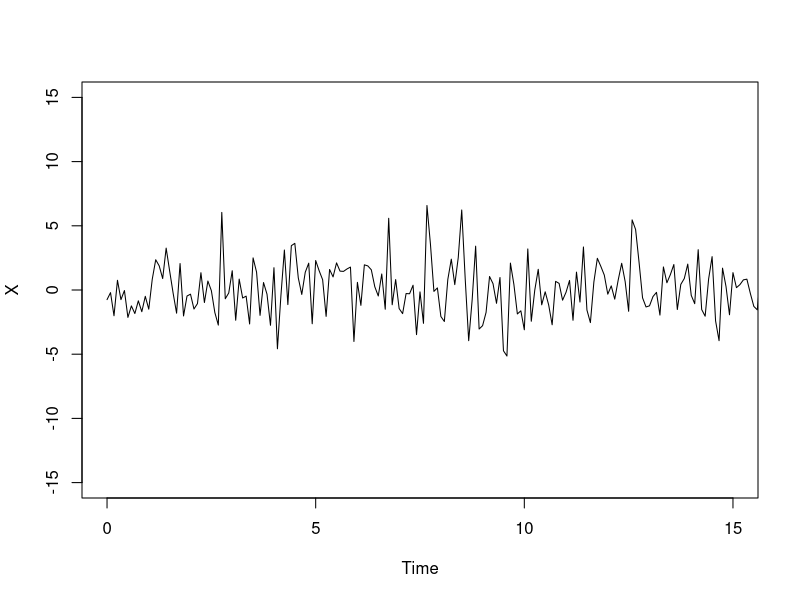
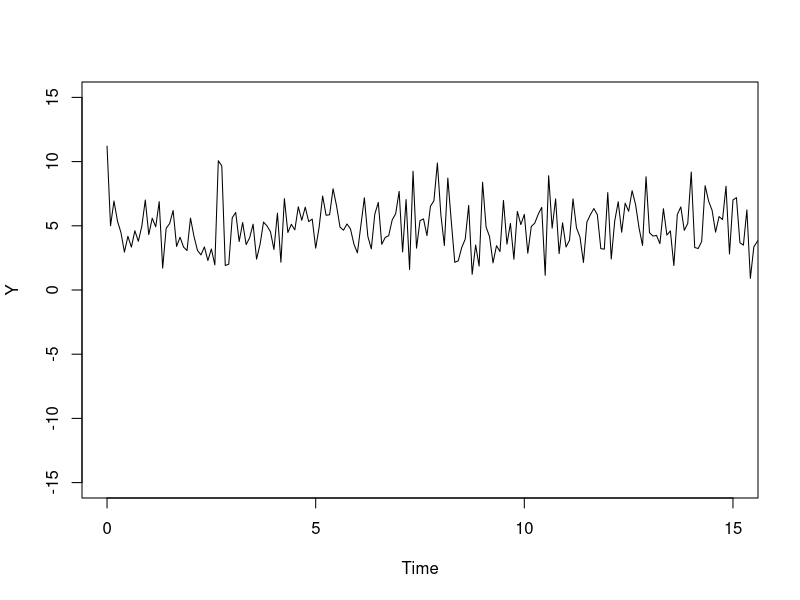
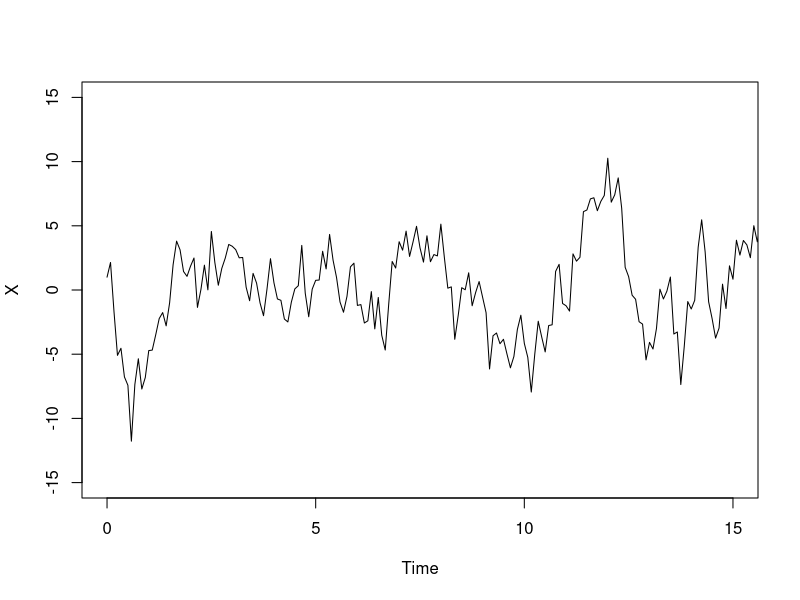
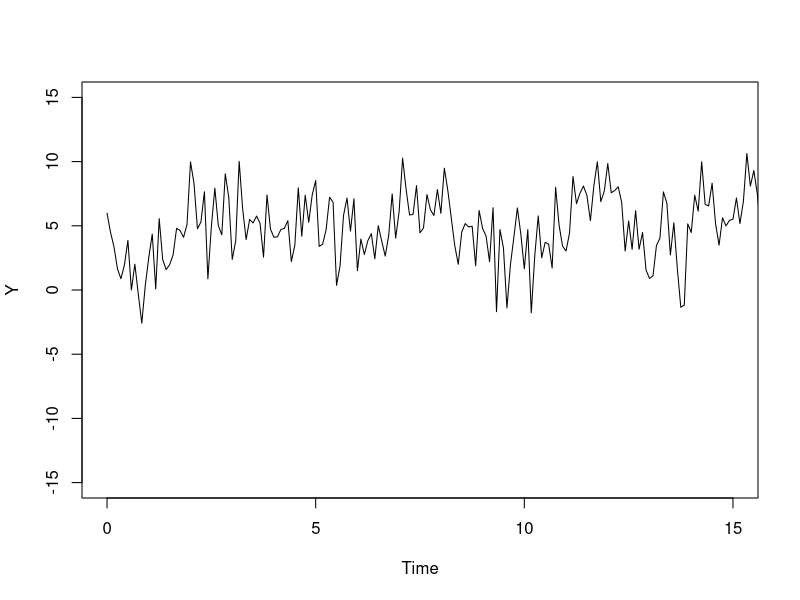
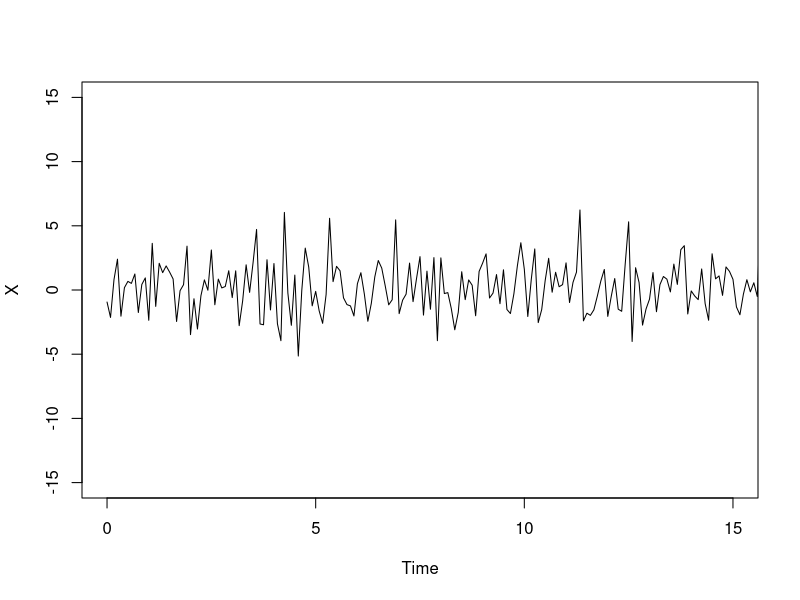
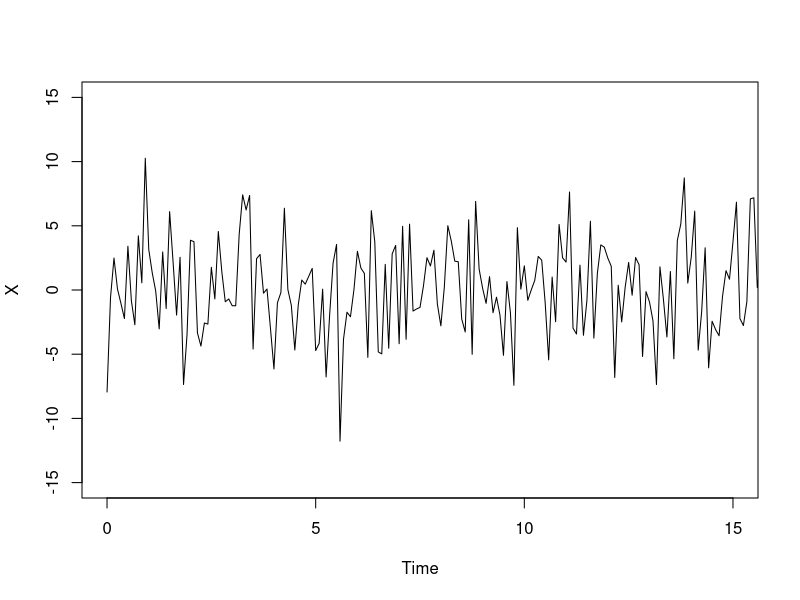
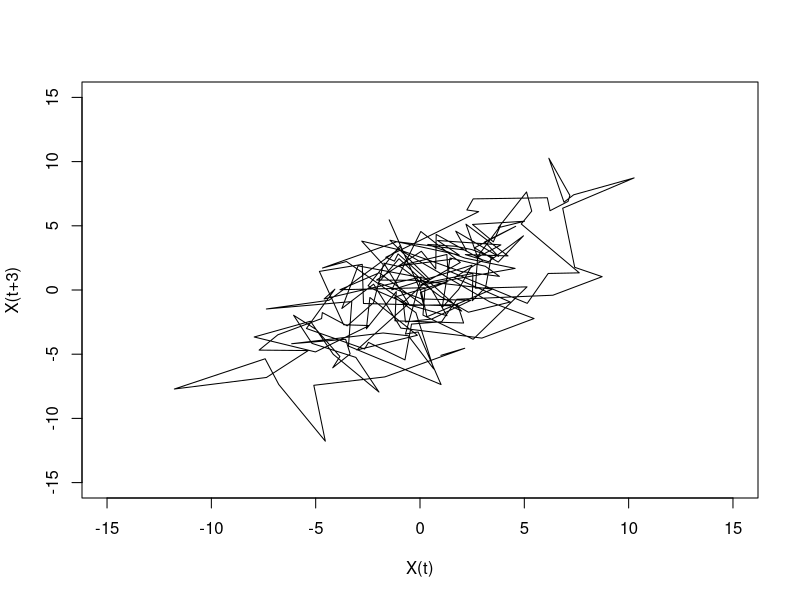
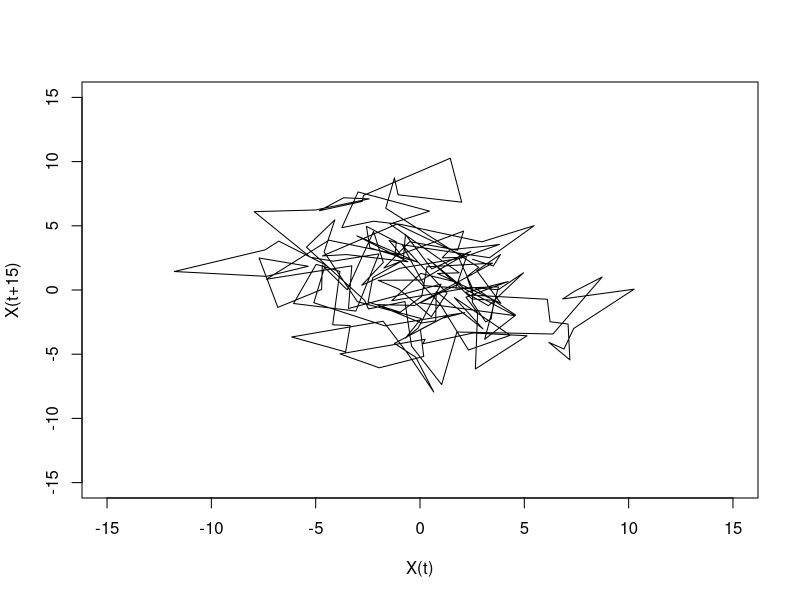

The R script that drew these images, in order: (Note: this script raises an error after producing the figures.)
# ------------------------------------------------------
# Program: TimeSeries2.R 
#  Author: Steven M. Boker
#    Date: Sun May 14 11:22:12 EDT 2017
#
#  Timeseries, State Space and Vector Plots Part 2
#
# ------------------------------------------------------

# ------------------------------------------------
# Load required libraries. 

library(lattice)
library(stats)

# ------------------------------------------------------
#  Create an error-free autoregressive time series and 
#  synchronous cross-regression relation
#  starting far from equilibrium

tX0 <- rep(NA, 201)
tX0[1] <- 100
for (i in 2:201) {
   tX0[i] <- .9 * tX0[i-1]
}

tY0 <- 5 + .5 * tX0 + rnorm(201, mean=0, sd=2)
tX0 <- tX0 + rnorm(201, mean=0, sd=2)

# ------------------------------------------------------
#  Create an error-free autoregressive time series and 
#  synchronous cross-regression relation 
#  starting at equilibrium

tX1 <- rep(NA, 201)
tX1[1] <- 1
for (i in 2:201) {
   tX1[i] <- .9 * tX1[i-1]
}

tY1 <- 5 + .5 * tX1 + rnorm(201, mean=0, sd=2)
tX1 <- tX1 + rnorm(201, mean=0, sd=2)

# ------------------------------------------------------
#  Create a timeseries of tX1
 
tTime <- seq(0,1000, by=5)/60
tData1a <- data.frame(x=tX1, y=tY1, time=tTime)

pdf("TimeSeries2TSPlot1aX.pdf", height=5, width=6)
plot(c(0,15), c(-15,15), 
     xlab="Time",
     ylab="X",
     type='n',
     pch=1)
lines(tData1a$time, tData1a$x, type='l')
dev.off()

pdf("TimeSeries2TSPlot1aY.pdf", height=5, width=6)
plot(c(0,15), c(-15,15), 
     xlab="Time",
     ylab="Y",
     type='n',
     pch=1)
lines(tData1a$time, tData1a$y, type='l')
dev.off()


#####################
#   MARKER A
#####################

# ------------------------------------------------------
#  Create an error dependent autoregressive time series and 
#  synchronous cross-regression relation

tX2 <- rep(NA, 201)
tX2[1] <- 1
for (i in 2:201) {
   tX2[i] <- .9 * tX2[i-1] + rnorm(1, mean=0, sd=2)
}

tY2 <- 5 + .5 * tX2 + rnorm(201, mean=0, sd=2)

tTime <- seq(0,1000, by=5)/60
tData2 <- data.frame(x=tX2, y=tY2, time=tTime)
summary(tData2)

pdf("TimeSeries2TSPlot2X.pdf", height=5, width=6)
plot(c(0,15), c(-15,15), 
     xlab="Time",
     ylab="X",
     type='n',
     pch=1)
lines(tData2$time, tData2$x, type='l')
dev.off()

pdf("TimeSeries2TSPlot2Y.pdf", height=5, width=6)
plot(c(0,15), c(-15,15), 
     xlab="Time",
     ylab="Y",
     type='n',
     pch=1)
lines(tData2$time, tData2$y, type='l')
dev.off()


#####################
#   MARKER B
#####################

# ------------------------------------------------------
#  Create a scrambled timeseries of tX1
 
tTimeRand1 <- order(runif(201,0,1))
tData1b <- data.frame(x=tX1[tTimeRand1], time=tTime)


pdf("TimeSeries2TSPlot1Xb.pdf", height=5, width=6)
plot(c(0,15), c(-15,15), 
     xlab="Time",
     ylab="X",
     type='n',
     pch=1)
lines(tData1b$time, tData1b$x, type='l')
dev.off()


#####################
#   MARKER C
#####################

# ------------------------------------------------------
#  Create a scrambled timeseries of tX2
 
tTimeRand2 <- order(runif(201,0,1))
tData2b <- data.frame(x=tX2[tTimeRand2], time=tTime)


pdf("TimeSeries2TSPlot2Xb.pdf", height=5, width=6)
plot(c(0,15), c(-15,15), 
     xlab="Time",
     ylab="X",
     type='n',
     pch=1)
lines(tData2b$time, tData2b$x, type='l')
dev.off()

#####################
#   MARKER D
#####################

# ------------------------------------------------------
#  Create a time-lagged timeseries of tX2
 
tau <- 3
tLen <- length(tX2)
tDataLag2 <- data.frame(x1=tX2[1:(tLen-tau)], x2=tX2[(1+tau):tLen])


pdf("TimeSeries2SSPlot1.pdf", height=5, width=5)
plot(c(-15,15), c(-15,15), 
     xlab="X(t)",
     ylab="X(t+3)",
     type='n',
     pch=1)
lines(tDataLag2$x1, tDataLag2$x2, type='l')
dev.off()

tau <- 15
tLen <- length(tX2)
tDataLag2 <- data.frame(x1=tX2[1:(tLen-tau)], x2=tX2[(1+tau):tLen])

pdf("TimeSeries2SSPlot1-10.pdf", height=5, width=5)
plot(c(-15,15), c(-15,15), 
     xlab="X(t)",
     ylab="X(t+15)",
     type='n',
     pch=1)
lines(tDataLag2$x1, tDataLag2$x2, type='l')
dev.off()

tau <- 3
tLen <- length(tX2)
tDataLag2Scram <- data.frame(x1=tData2b$x[1:(tLen-tau)], 
                        x2=tData2b$x[(1+tau):tLen])


pdf("TimeSeries2SSPlot2.pdf", height=5, width=5)
plot(c(-15,15), c(-15,15), 
     xlab="X(t)",
     ylab="X(t+3)",
     type='n',
     pch=1)
lines(tDataLag2Scram$x1, tDataLag2Scram$x2, type='l')
dev.off()


# ------------------------------------------------------
#  Create an autocorrelation function plot of tX0
#  the timeseries far from equilibrium
 
pdf("TimeSeries2TSPlotX0.pdf", height=5, width=6)
plot(c(0,15), c(-10,100), 
     xlab="Time",
     ylab="X",
     type='n',
     pch=1)
lines(tTime, tX0, type='l')
dev.off()

#####################
#   MARKER E
#####################

maxTau <- 100
tLen <- length(tX0)
tACF1 <- rep(NA, maxTau+1)

for (tau in (0:maxTau)) {
   t1 <- tX0[1:(tLen-tau)]
   t2 <- tX0[(1+tau):tLen]
   tSelect <- !is.na(t1) & !is.na(t2)
   if (length(t1[tSelect]) < 5) next
   tACF1[tau+1] <- cor(t1[tSelect], t2[tSelect])
}

backward <- seq(maxTau+1, 2, by= -1)
pdf("TimeSeries2ACF0.pdf", height=5, width=6)
plot(c(-maxTau,maxTau), c(-1,1), type="n",
     xlab="Lag",
     ylab="Autocorrelation")
lines(c(-maxTau:maxTau), c(tACF1[backward],tACF1), type="l", lty=1)
lines(c(-maxTau,maxTau), c(0,0), type="l", lty=2)
dev.off()


# ------------------------------------------------------
#  Create an autocorrelation function plot of tX1
 
maxTau <- 100
tLen <- length(tX1)
tACF1 <- rep(NA, maxTau+1)

for (tau in (0:maxTau)) {
   t1 <- tX1[1:(tLen-tau)]
   t2 <- tX1[(1+tau):tLen]
   tSelect <- !is.na(t1) & !is.na(t2)
   if (length(t1[tSelect]) < 5) next
   tACF1[tau+1] <- cor(t1[tSelect], t2[tSelect])
}

backward <- seq(maxTau+1, 2, by= -1)
pdf("TimeSeries2ACF1.pdf", height=5, width=6)
plot(c(-maxTau,maxTau), c(-1,1), type="n",
     xlab="Lag",
     ylab="Autocorrelation")
lines(c(-maxTau:maxTau), c(tACF1[backward],tACF1), type="l", lty=1)
lines(c(-maxTau,maxTau), c(0,0), type="l", lty=2)
dev.off()

# ------------------------------------------------------
#  Create an autocorrelation function plot of tX2
 
maxTau <- 100
tLen <- length(tX2)
tACF2 <- rep(NA, maxTau+1)

for (tau in (0:maxTau)) {
   t1 <- tX2[1:(tLen-tau)]
   t2 <- tX2[(1+tau):tLen]
   tSelect <- !is.na(t1) & !is.na(t2)
   if (length(t1[tSelect]) < 5) next
   tACF2[tau+1] <- cor(t1[tSelect], t2[tSelect])
}

backward <- seq(maxTau+1, 2, by= -1)
pdf("TimeSeries2ACF2.pdf", height=5, width=6)
plot(c(-maxTau,maxTau), c(-1,1), type="n",
     xlab="Lag",
     ylab="Autocorrelation")
lines(c(-maxTau:maxTau), c(tACF2[backward],tACF2), type="l", lty=1)
lines(c(-maxTau,maxTau), c(0,0), type="l", lty=2)
dev.off()

#####################
#   MARKER F
#####################

# ------------------------------------------------------
#  Using the acf() function from the library(stats)
 
pdf("TimeSeries2ACF0b.pdf", height=5, width=6)
tACF = acf(tX0, 
           lag.max=maxTau, 
           type="correlation", 
           plot=FALSE, 
           na.action=na.fail)
plot(tACF, 
     main="",
     ci=.95, 
     ci.col="blue", 
     ci.type="white",
     type="l", 
     cex=1.25)
dev.off()

pdf("TimeSeries2ACF1b.pdf", height=5, width=6)
tACF = acf(tX1, 
           lag.max=maxTau, 
           type="correlation", 
           plot=FALSE, 
           na.action=na.fail)
plot(tACF, 
     main="",
     ci=.95, 
     ci.col="blue", 
     ci.type="white",
     type="l", 
     cex=1.25)
dev.off()

pdf("TimeSeries2ACF2b.pdf", height=5, width=6)
tACF = acf(tX2, 
           lag.max=maxTau, 
           type="correlation", 
           plot=FALSE, 
           na.action=na.fail)
plot(tACF, 
     main="",
     ci=.95, 
     ci.col="blue", 
     ci.type="white",
     type="l", 
     cex=1.25)
dev.off()

pdf("TimeSeries2ACF2bMA.pdf", height=5, width=6)
tACF = acf(tX2, 
           lag.max=maxTau, 
           type="correlation", 
           plot=FALSE, 
           na.action=na.fail)
plot(tACF, 
     main="",
     ci=.95, 
     ci.col="blue", 
     ci.type="ma",
     type="l", 
     cex=1.25)
dev.off()

#####################
#   MARKER G
#####################

# ------------------------------------------------------
#  Create a cyclic time series and 
#  synchronous cross-regression relation

tX3 <- sin(seq(0,20, by=.2)) * .5
tY3 <- 5 + .5 * tX3 + rnorm(101,mean=0, sd=.5)
tX3 <- tX3 + rnorm(101,mean=0,sd=.5)

tData3 <- data.frame(x=tX3,y=tY3)
summary(tData3)

# ------------------------------------------------------
#  Create a timeseries plot of tX3

tLen <- length(tX3)
pdf("TimeSeries2TSPlot4.pdf", height=5, width=6)
plot(c(0,tLen), c(-2,2),
     xlab="Time",
     ylab="X",
     type='n',
     pch=1)
lines(c(1:tLen), tX3, type="l", lty=1)
lines(c(0,tLen), c(0,0), type="l", lty=2)
dev.off()


# ------------------------------------------------------
#  Create an autocorrelation function plot of tX3
 
maxTau <- 100
tLen <- length(tX3)
tACF3 <- rep(NA, maxTau+1)

for (tau in (0:maxTau)) {
   t1 <- tX3[1:(tLen-tau)]
   t2 <- tX3[(1+tau):tLen]
   tSelect <- !is.na(t1) & !is.na(t2)
   if (length(t1[tSelect]) < 5) next
   tACF3[tau+1] <- cor(t1[tSelect], t2[tSelect])
}

backward <- seq(maxTau+1, 2, by= -1)
pdf("TimeSeries2ACF3.pdf", height=5, width=6)
plot(c(-maxTau,maxTau), c(-1,1), type="n",
     xlab="Lag",
     ylab="Autocorrelation")
lines(c(-maxTau:maxTau), c(tACF3[backward],tACF3), type="l", lty=1)
lines(c(-maxTau,maxTau), c(0,0), type="l", lty=2)
dev.off()

pdf("TimeSeries2ACF3b.pdf", height=5, width=6)
tACF = acf(tX3, 
           lag.max=maxTau, 
           type="correlation", 
           plot=FALSE, 
           na.action=na.fail)
plot(tACF, 
     main="",
     ci=.95, 
     ci.col="blue", 
     ci.type="white",
     type="l", 
     cex=1.25)
dev.off()


# ------------------------------------------------------
#  Create a series of State Space Plots of tX3
 
tLen <- length(tX3)

for(tTau in seq(1, 30, by=2)) {
    tFrame <- data.frame(x1=tX3[1:(tLen-tTau)], x2=tX3[(1+tTau):tLen])
    tFile <- paste("TimeSeries2SSTau", tTau, ".pdf", sep="")
    pdf(tFile, height=5, width=5)
    plot(c(-3, 3), c(-3, 3), 
         xlab="X(t)",
         ylab=paste("X(t+", tTau, ")", sep=""),
         main="",
         col="blue",
         type='n')
    lines(tFrame$x1, tFrame$x2, pch=1, type='p')
    abline(lm(x2 ~ x1, data = tFrame))
    dev.off()
}

# ------------------------------------------------------
#  Create a nearly noise-free cyclic time series and 
#  synchronous cross-regression relation

tX4 <- sin(seq(0,20, by=.2)) * .8
tY4 <- 5 + .5 * tX3 + rnorm(101,mean=0, sd=.05)
tX4 <- tX4 + rnorm(101,mean=0,sd=.05)

tData4 <- data.frame(x=tX4,y=tY4)
summary(tData4)

tLen <- length(tX4)
pdf("TimeSeries2TSPlotX4.pdf", height=5, width=6)
plot(c(0,tLen), c(-1,1),
     xlab="Time",
     ylab="X",
     type='n',
     pch=1)
lines(c(1:tLen), tX4, type="l", lty=1)
lines(c(0,tLen), c(0,0), type="l", lty=2)
dev.off()

# ------------------------------------------------------
#  Create  autocorrelation function plots of tX4
 
maxTau <- 100
tLen <- length(tX4)
tACF4 <- rep(NA, maxTau+1)

for (tau in (0:maxTau)) {
   t1 <- tX4[1:(tLen-tau)]
   t2 <- tX4[(1+tau):tLen]
   tSelect <- !is.na(t1) & !is.na(t2)
   if (length(t1[tSelect]) < 5) next
   tACF4[tau+1] <- cor(t1[tSelect], t2[tSelect])
}

backward <- seq(maxTau+1, 2, by= -1)
pdf("TimeSeries2ACF4.pdf", height=5, width=6)
plot(c(-maxTau,maxTau), c(-1,1), type="n",
     xlab="Lag",
     ylab="Autocorrelation")
lines(c(-maxTau:maxTau), c(tACF4[backward],tACF4), type="l", lty=1)
lines(c(-maxTau,maxTau), c(0,0), type="l", lty=2)
dev.off()

pdf("TimeSeries2ACF4b.pdf", height=5, width=6)
tACF = acf(tX4, 
           lag.max=maxTau, 
           type="correlation", 
           plot=FALSE, 
           na.action=na.fail)
plot(tACF, 
     main="",
     ci=.95, 
     ci.col="blue", 
     ci.type="white",
     type="l", 
     cex=1.25)
dev.off()

pdf("TimeSeries2ACF4c.pdf", height=5, width=6)
tACF = ccf(tX4, tX4, 
           lag.max=maxTau, 
           type="correlation", 
           plot=FALSE, 
           na.action=na.fail)

plot(tACF, 
     main="",
     ci=.95, 
     ci.col="blue", 
     ci.type="white",
     type="l", 
     cex=1.25)

dev.off()


# ------------------------------------------------------
#  Create a series of State Space Plots of tX4
 
tLen <- length(tX4)

for(tTau in seq(1, 30, by=2)) {
    tFrame <- data.frame(x1=tX4[1:(tLen-tTau)], x2=tX4[(1+tTau):tLen])
    tFile <- paste("TimeSeries2SS4Tau", tTau, ".pdf", sep="")
    pdf(tFile, height=5, width=5)
    plot(c(-1, 1), c(-1, 1), 
         xlab="X(t)",
         ylab=paste("X(t+", tTau, ")", sep=""),
         main="",
         col="blue",
         type='n')
    lines(tFrame$x1, tFrame$x2, pch=1, type='p')
    abline(lm(x2 ~ x1, data = tFrame))
    dev.off()
}

# ------------------------------------------------------
#  Write the timeseries matrix to a textfile for input to
#  another program.

write.csv(tData3, "tSineData1.csv", row.names=FALSE)


# ------------------------------------------------------
# End of script
